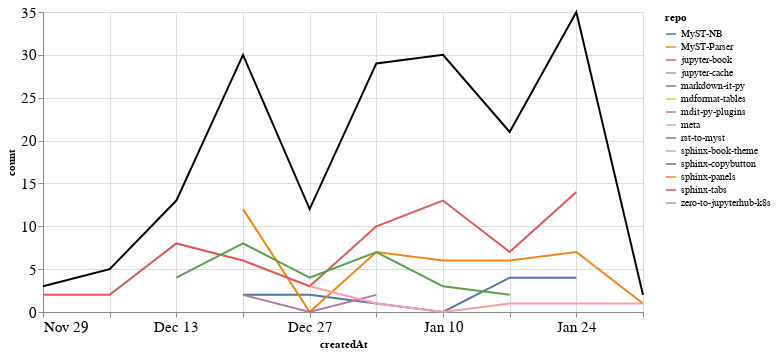

The notebook cell this image was saved under:
### Markdown cell above
### Comments

### Code cell
comments_time = comments.groupby('repo').resample('W', on='createdAt').count()['author'].reset_index()
comments_time = comments_time.rename(columns={'author': 'count'})
comments_time_total = comments_time.groupby('createdAt').agg({"count": "sum"}).reset_index()
ch1 = alt.Chart(comments_time, width=600).mark_line().encode(
    x='createdAt',
    y='count',
    color='repo',
    tooltip="repo"
)

ch2 = alt.Chart(comments_time_total, width=600).mark_line(color="black").encode(
    x='createdAt',
    y='count',
)

ch1 + ch2

### Figure 1 — Vega-Lite specification as saved in the notebook (floating-point values rounded to 4 significant figures)
{"config": {"axisLeft": {"labelFontSize": 15}, "axisBottom": {"labelFontSize": 15}}, "layer": [{"data": {"name": "data-79bb006d330ef901bae99558e410fc87"}, "mark": "line", "encoding": {"color": {"type": "nominal", "field": "repo"}, "tooltip": {"type": "nominal", "field": "repo"}, "x": {"type": "temporal", "field": "createdAt"}, "y": {"type": "quantitative", "field": "count"}}, "width": 600}, {"data": {"name": "data-2560dff5379c688be9e759263615b816"}, "mark": {"type": "line", "color": "black"}, "encoding": {"x": {"type": "temporal", "field": "createdAt"}, "y": {"type": "quantitative", "field": "count"}}, "width": 600}], "$schema": "https://vega.github.io/schema/vega-lite/v4.8.1.json", "datasets": {"data-79bb006d330ef901bae99558e410fc87": [{"repo": "MyST-NB", "createdAt": "2020-12-20T00:00:00", "count": 2}, {"repo": "MyST-NB", "createdAt": "2020-12-27T00:00:00", "count": 2}, {"repo": "MyST-NB", "createdAt": "2021-01-03T00:00:00", "count": 1}, {"repo": "MyST-NB", "createdAt": "2021-01-10T00:00:00", "count": 0}, {"repo": "MyST-NB", "createdAt": "2021-01-17T00:00:00", "count": 4}, {"repo": "MyST-NB", "createdAt": "2021-01-24T00:00:00", "count": 4}, {"repo": "MyST-Parser", "createdAt": "2020-12-20T00:00:00", "count": 12}, {"repo": "MyST-Parser", "createdAt": "2020-12-27T00:00:00", "count": 0}, {"repo": "MyST-Parser", "createdAt": "2021-01-03T00:00:00", "count": 7}, {"repo": "MyST-Parser", "createdAt": "2021-01-10T00:00:00", "count": 6}, {"repo": "MyST-Parser", "createdAt": "2021-01-17T00:00:00", "count": 6}, {"repo": "MyST-Parser", "createdAt": "2021-01-24T00:00:00", "count": 7}, {"repo": "MyST-Parser", "createdAt": "2021-01-31T00:00:00", "count": 1}, {"repo": "jupyter-book", "createdAt": "2020-11-29T00:00:00", "count": 2}, {"repo": "jupyter-book", "createdAt": "2020-12-06T00:00:00", "count": 2}, {"repo": "jupyter-book", "createdAt": "2020-12-13T00:00:00", "count": 8}, {"repo": "jupyter-book", "createdAt": "2020-12-20T00:00:00", "count": 6}, {"repo": "jupyter-book", "createdAt": "2020-12-27T00:00:00", "count": 3}, {"repo": "jupyter-book", "createdAt": "2021-01-03T00:00:00", "count": 10}, {"repo": "jupyter-book", "createdAt": "2021-01-10T00:00:00", "count": 13}, {"repo": "jupyter-book", "createdAt": "2021-01-17T00:00:00", "count": 7}, {"repo": "jupyter-book", "createdAt": "2021-01-24T00:00:00", "count": 14}, {"repo": "jupyter-cache", "createdAt": "2021-01-17T00:00:00", "count": 1}, {"repo": "markdown-it-py", "createdAt": "2020-12-13T00:00:00", "count": 4}, {"repo": "markdown-it-py", "createdAt": "2020-12-20T00:00:00", "count": 8}, {"repo": "markdown-it-py", "createdAt": "2020-12-27T00:00:00", "count": 4}, {"repo": "markdown-it-py", "createdAt": "2021-01-03T00:00:00", "count": 7}, {"repo": "markdown-it-py", "createdAt": "2021-01-10T00:00:00", "count": 3}, {"repo": "markdown-it-py", "createdAt": "2021-01-17T00:00:00", "count": 2}, {"repo": "mdformat-tables", "createdAt": "2020-12-13T00:00:00", "count": 1}, {"repo": "mdit-py-plugins", "createdAt": "2020-12-20T00:00:00", "count": 2}, {"repo": "mdit-py-plugins", "createdAt": "2020-12-27T00:00:00", "count": 0}, {"repo": "mdit-py-plugins", "createdAt": "2021-01-03T00:00:00", "count": 2}, {"repo": "meta", "createdAt": "2020-12-27T00:00:00", "count": 3}, {"repo": "meta", "createdAt": "2021-01-03T00:00:00", "count": 1}, {"repo": "meta", "createdAt": "2021-01-10T00:00:00", "count": 0}, {"repo": "meta", "createdAt": "2021-01-17T00:00:00", "count": 1}, {"repo": "meta", "createdAt": "2021-01-24T00:00:00", "count": 1}, {"repo": "meta", "createdAt": "2021-01-31T00:00:00", "count": 1}, {"repo": "rst-to-myst", "createdAt": "2021-01-10T00:00:00", "count": 8}, {"repo": "sphinx-book-theme", "createdAt": "2021-01-24T00:00:00", "count": 5}, {"repo": "sphinx-copybutton", "createdAt": "2020-12-06T00:00:00", "count": 3}, {"repo": "sphinx-panels", "createdAt": "2020-11-29T00:00:00", "count": 1}, {"repo": "sphinx-tabs", "createdAt": "2021-01-24T00:00:00", "count": 4}, {"repo": "zero-to-jupyterhub-k8s", "createdAt": "2021-01-03T00:00:00", "count": 1}], "data-2560dff5379c688be9e759263615b816": [{"createdAt": "2020-11-29T00:00:00", "count": 3}, {"createdAt": "2020-12-06T00:00:00", "count": 5}, {"createdAt": "2020-12-13T00:00:00", "count": 13}, {"createdAt": "2020-12-20T00:00:00", "count": 30}, {"createdAt": "2020-12-27T00:00:00", "count": 12}, {"createdAt": "2021-01-03T00:00:00", "count": 29}, {"createdAt": "2021-01-10T00:00:00", "count": 30}, {"createdAt": "2021-01-17T00:00:00", "count": 21}, {"createdAt": "2021-01-24T00:00:00", "count": 35}, {"createdAt": "2021-01-31T00:00:00", "count": 2}]}}
